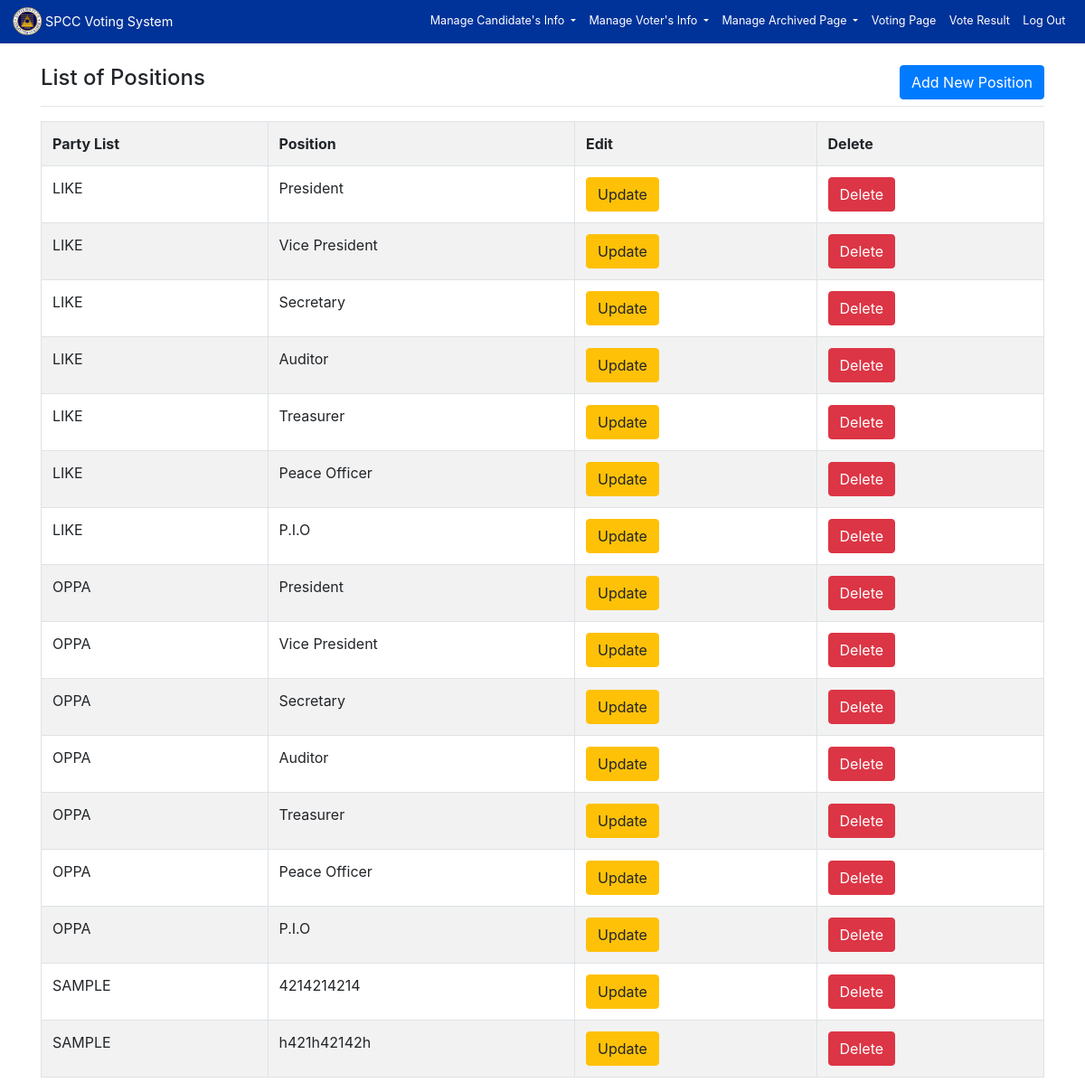
The app's page /admin/add_pos.php (signed in) with its own data.
### tables this page shows
CREATE TABLE `positions` (
  `id` int(11) NOT NULL,
  `partylist` varchar(60) NOT NULL,
  `pos` varchar(60) NOT NULL
);

### admin/classes/Position.php (called while the page is built, shortened)
<?php
class Position
{
    public function READ_OLD_POS() {
        global $db;
        $sql = "SELECT *
                FROM positions
                ORDER BY id ASC";
        if(!$stmt = $db->prepare($sql)) {
            echo $stmt->error;
        } else {
            $stmt->execute();
            $result = $stmt->get_result();
        }
        return $result;
    }
}

### admin/add_pos.php (the view, shortened to what this page needs)
<?php
require("../config/db.php");
require("classes/Position.php");
?>
<!DOCTYPE HTML>
<html lang="en-US">
<head>
    <link rel="stylesheet" href="../assets/css/bootstrap.min.css">
    <link rel="stylesheet" href="../assets/css/style_admin.css">
</head>
<body>
<?php
    include('sidebar.php');
?>
<br><br>
<div class="container">
    <div class="row">
        <div class="col-md-12">
        <?php
        $readPos = new Position();
        $rtnReadPos = $readPos->READ_OLD_POS();
        ?>
<h4 style="display: inline;">List of Positions</h4>
            <button class="btn btn-primary" style="float: right;" data-toggle="modal" data-target="#AddPosition">Add New Position</button>
            <hr>
            <div class="table-responsive">
                <?php if($rtnReadPos) { ?>
                <table class="table table-bordered table-condensed table-striped">
                    <tr>
                        <th>Party List</th>
                        <th>Position</th>
                        <th>Edit</th>
                        <th>Delete</th>
                    </tr>
                    <?php while($rowPos = $rtnReadPos->fetch_assoc()) { ?>
                    <tr>
                        <td><?php echo $rowPos['partylist']; ?></td>
                        <td><?php echo $rowPos['pos']; ?></td>
                        <td><a href="/spccvotingsystem/admin/edit_pos.php?id=<?php echo $rowPos['id']; ?>"><button class="btn btn-warning">Update</button></a></td>
                        <td><a href="/spccvotingsystem/admin/delete_pos.php?id=<?php echo $rowPos['id']; ?>"><button class="btn btn-danger">Delete</button></a></td>
                    </tr>
                    <?php }  ?>
                </table>
                <?php }  ?>
            </div>
    </div>
</div>
</body>
</html>

### assets/css/style_admin.css (style rules this page uses)
body { color: black; margin-top: 70px; margin-bottom: 70px; background-color: #f9f9f9; }

### records on screen
positions: partylist "LIKE", pos "President"
positions: partylist "LIKE", pos "Vice President"
positions: partylist "LIKE", pos "Secretary"
positions: partylist "LIKE", pos "Auditor"
positions: partylist "LIKE", pos "Treasurer"
positions: partylist "LIKE", pos "Peace Officer"
positions: partylist "LIKE", pos "P.I.O"
positions: partylist "OPPA", pos "President"
positions: partylist "OPPA", pos "Vice President"
positions: partylist "OPPA", pos "Secretary"
positions: partylist "OPPA", pos "Auditor"
positions: partylist "OPPA", pos "Treasurer"
positions: partylist "OPPA", pos "Peace Officer"
positions: partylist "OPPA", pos "P.I.O"
positions: partylist "SAMPLE", pos "4214214214"
positions: partylist "SAMPLE", pos "h421h42142h"
